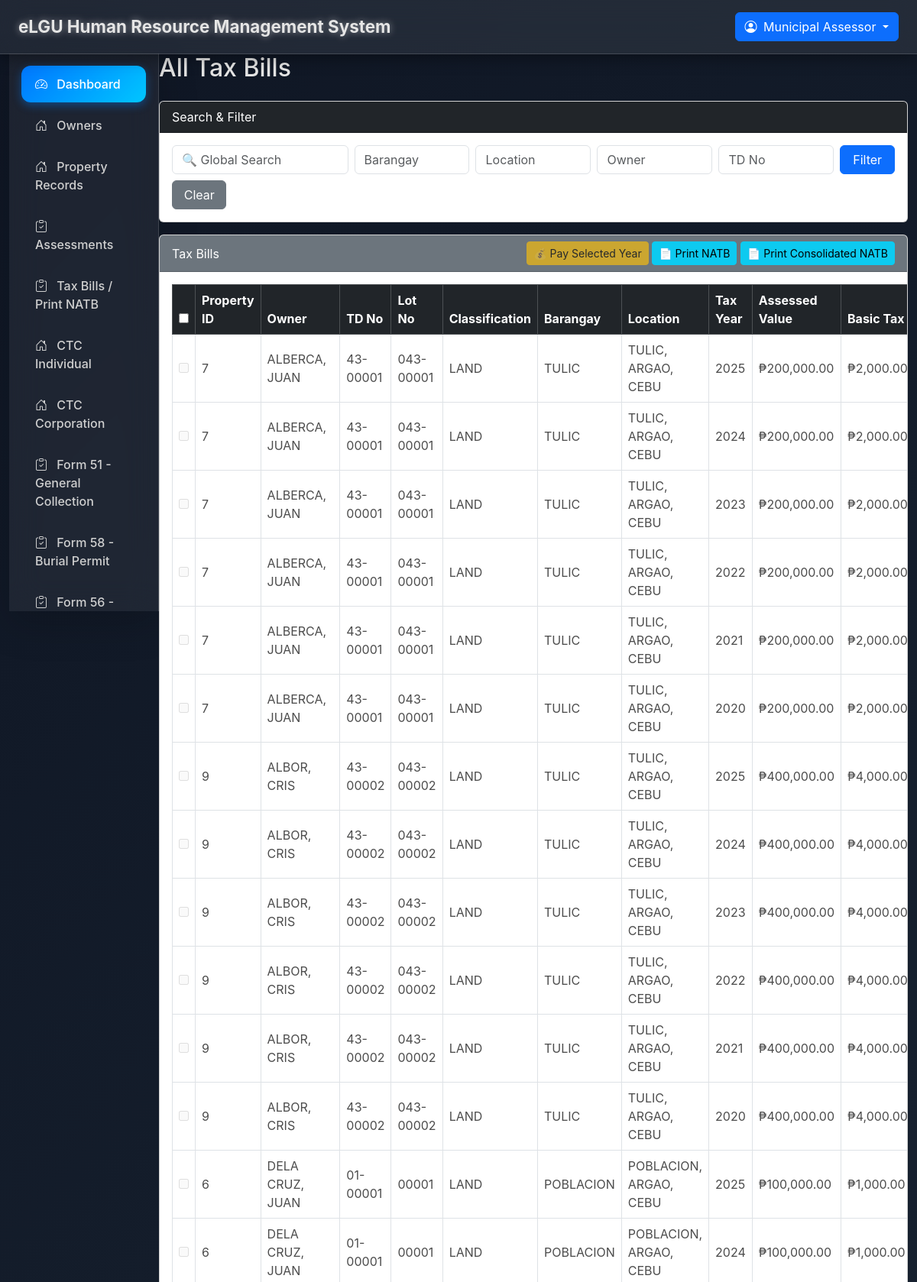
Screenshot of /assessor/tax_billsall.php (signed in, upper part) with the database file from the repository.
### tables this page shows
CREATE TABLE `tax_bills` (
  `id` int(11) NOT NULL,
  `assessment_id` int(11) NOT NULL,
  `tax_year` int(11) DEFAULT NULL,
  `assessed_value` decimal(15,2) NOT NULL,
  `basic_tax_rate` decimal(5,4) NOT NULL DEFAULT 0.0100,
  `basic_tax` decimal(15,2) NOT NULL,
  `sef_tax` decimal(15,2) NOT NULL,
  `tax_due` decimal(12,2) DEFAULT NULL,
  `adjustments` decimal(15,2) NOT NULL DEFAULT 0.00,
  `rptsp_no` varchar(50) NOT NULL,
  `bill_no` varchar(50) DEFAULT NULL,
  `issuance_date` date DEFAULT NULL,
  `due_date` date DEFAULT NULL,
  `total_amount` decimal(18,2) DEFAULT NULL,
  `paid_amount` decimal(18,2) DEFAULT 0.00,
  `pdf_path` varchar(500) DEFAULT NULL,
  `created_at` timestamp NOT NULL DEFAULT current_timestamp(),
  `updated_at` timestamp NOT NULL DEFAULT current_timestamp() ON UPDATE current_timestamp(),
  `issued_at` timestamp NOT NULL DEFAULT current_timestamp(),
  `status` enum('unpaid','paid') DEFAULT 'unpaid',
  `property_id` int(11) NOT NULL,
  `is_paid` tinyint(1) DEFAULT 0,
  `paid_at` datetime DEFAULT NULL,
  `payment_id` int(11) DEFAULT NULL,
  `date_paid` datetime DEFAULT NULL,
  `or_no` varchar(50) DEFAULT NULL
);

CREATE TABLE `properties` (
  `id` int(11) NOT NULL,
  `td_no` varchar(50) DEFAULT NULL,
  `lot_no` varchar(100) DEFAULT NULL,
  `location` varchar(255) DEFAULT NULL,
  `barangay` varchar(100) DEFAULT NULL,
  `classification` varchar(100) DEFAULT NULL,
  `assessed_value` decimal(18,2) DEFAULT 0.00,
  `effective_year` int(4) DEFAULT NULL,
  `revision_year` int(4) DEFAULT NULL,
  `owner_id` int(11) DEFAULT NULL,
  `notes` text DEFAULT NULL,
  `created_at` timestamp NOT NULL DEFAULT current_timestamp(),
  `updated_at` timestamp NOT NULL DEFAULT current_timestamp() ON UPDATE current_timestamp()
);

CREATE TABLE `owners` (
  `id` int(11) NOT NULL,
  `name` varchar(255) NOT NULL,
  `username` varchar(100) DEFAULT NULL,
  `email` varchar(255) DEFAULT NULL,
  `password` varchar(255) DEFAULT NULL,
  `address` text DEFAULT NULL,
  `tin` varchar(50) DEFAULT NULL,
  `contact_no` varchar(20) DEFAULT NULL,
  `created_at` timestamp NOT NULL DEFAULT current_timestamp()
);

CREATE TABLE `assessments` (
  `id` int(11) NOT NULL,
  `property_id` int(11) NOT NULL,
  `tax_year` int(4) NOT NULL,
  `year` smallint(6) NOT NULL,
  `assessed_value` decimal(18,2) NOT NULL,
  `basic_tax_rate` decimal(6,4) DEFAULT 0.0100,
  `basic_tax` decimal(18,2) DEFAULT NULL,
  `sef_rate` decimal(6,4) DEFAULT 0.1000,
  `sef_tax` decimal(18,2) DEFAULT NULL,
  `adjustments` decimal(18,2) DEFAULT 0.00,
  `status` enum('draft','finalized') DEFAULT 'draft',
  `created_by` int(11) DEFAULT NULL,
  `created_at` timestamp NOT NULL DEFAULT current_timestamp(),
  `discount` decimal(12,2) NOT NULL DEFAULT 0.00,
  `penalties` decimal(12,2) NOT NULL DEFAULT 0.00
);

### assessor/tax_billsall.php (the view, shortened to what this page needs)
<?php
require_once __DIR__ . '/../layouts/header.php';
require_once __DIR__ . '/../layouts/sidebar.php';
$limit = 50;
$page = isset($_GET['page']) ? max(1, intval($_GET['page'])) : 1;
$offset = ($page - 1) * $limit;
$globalFilter   = $_GET['search']    ?? '';
$barangayFilter = $_GET['barangay']  ?? '';
$locationFilter = $_GET['location']  ?? '';
$ownerFilter    = $_GET['owner']     ?? '';
$tdFilter       = $_GET['td_no']     ?? '';
$whereParts = [];
$whereSql = $whereParts ? "WHERE " . implode(" AND ", $whereParts) : "";
$res = $mysqli->query("
  SELECT tb.id AS bill_id, tb.tax_year, tb.rptsp_no, tb.status,
         p.id AS property_id, p.td_no, p.lot_no, p.location, p.barangay, p.classification, p.assessed_value,
         o.name AS owner_name,
         a.basic_tax, a.sef_tax, a.adjustments
  FROM tax_bills tb
  JOIN assessments a ON a.id = tb.assessment_id
  JOIN properties p ON p.id = a.property_id
  LEFT JOIN owners o ON o.id = p.owner_id
  $whereSql
  ORDER BY tb.id DESC
  LIMIT $limit OFFSET $offset
");
?>
<h2 class="mb-4">All Tax Bills</h2>
<div class="card mb-3">
  <div class="card-header bg-dark text-white">Search & Filter</div>
  <div class="card-body">
    <form method="get" class="row g-2">
      <div class="col-md-3">
        <input type="text" name="search" class="form-control" placeholder="🔍 Global Search"
               value="<?=htmlspecialchars($globalFilter)?>">
      </div>
      <div class="col-md-2"><input type="text" name="barangay" class="form-control" placeholder="Barangay" value="<?=htmlspecialchars($barangayFilter)?>"></div>
      <div class="col-md-2"><input type="text" name="location" class="form-control" placeholder="Location" value="<?=htmlspecialchars($locationFilter)?>"></div>
      <div class="col-md-2"><input type="text" name="owner" class="form-control" placeholder="Owner" value="<?=htmlspecialchars($ownerFilter)?>"></div>
      <div class="col-md-2"><input type="text" name="td_no" class="form-control" placeholder="TD No" value="<?=htmlspecialchars($tdFilter)?>"></div>
      <div class="col-md-1 d-grid"><button type="submit" class="btn btn-primary">Filter</button></div>
      <div class="col-md-1 d-grid"><a href="tax_billsall.php?page=1" class="btn btn-secondary">Clear</a></div>
    </form>
  </div>
</div>
<div class="card">
  <div class="card-header bg-secondary text-white d-flex justify-content-between align-items-center">
    <span>Tax Bills</span>
    <div>
        <button type="button" id="paySelected" class="btn btn-warning btn-sm" disabled>💰 Pay Selected Year</button>
        <button type="button" class="btn btn-info btn-sm" id="printNATB">📄 Print NATB</button>
        <button type="button" class="btn btn-info btn-sm" id="printConsolidated">📄 Print Consolidated NATB</button>
    </div>
  </div>
  <div class="card-body table-responsive">
    <table class="table table-bordered table-hover align-middle">
      <thead class="table-dark">
        <tr>
          <th><input type="checkbox" id="select_all"></th>
          <th>Property ID</th>
          <th>Owner</th>
          <th>TD No</th>
          <th>Lot No</th>
          <th>Classification</th>
          <th>Barangay</th>
          <th>Location</th>
          <th>Tax Year</th>
          <th>Assessed Value</th>
          <th>Basic Tax</th>
        </tr>
      </thead>
      <tbody>
      <?php if ($res && $res->num_rows > 0): ?>
        <?php while($row=$res->fetch_assoc()): ?>
          <?php
          $basic_tax = (float)$row['basic_tax'];
          $assessed_value = (float)$row['assessed_value'];
          $tax_year = (int)$row['tax_year'];
          $isPaid = strtolower($row['status']) === 'paid';
          ?>
          <tr class="<?= $isPaid ? 'paid-row' : '' ?>" <?= $isPaid ? 'title="Already Paid"' : '' ?>>
            <td>
              <input type="checkbox" name="selected_years[]" value="<?=$row['bill_id']?>"
                     <?= $isPaid ? 'disabled' : '' ?> class="bill-checkbox">
            </td>
            <td><?=$row['property_id']?></td>
            <td><?=htmlspecialchars($row['owner_name'])?></td>
            <td><?=htmlspecialchars($row['td_no'])?></td>
            <td><?=htmlspecialchars($row['lot_no'])?></td>
            <td><?=htmlspecialchars($row['classification'])?></td>
            <td><?=htmlspecialchars($row['barangay'])?></td>
            <td><?=htmlspecialchars($row['location'])?></td>
            <td><?=$tax_year?></td>
            <td>₱<?=number_format($assessed_value,2)?></td>
            <td>₱<?=number_format($basic_tax,2)?></td>
          </tr>
        <?php endwhile; ?>
      <?php else: ?>
        <tr><td colspan="18" class="text-center">No tax bills found.</td></tr>
      <?php endif; ?>
      </tbody>
    </table>
  </div>
</div>
<?php require_once __DIR__ . '/../layouts/footer.php'; ?>

### layouts/header.php (style rules this page uses)
body { background: linear-gradient(135deg, #0f1624, #1b2735); color: #e5e5e5; overflow-x: hidden; font-family: 'Inter', sans-serif; }

### assessor/tax_billsall.php (style rules this page uses)
.paid-row { background-color: #f0f0f0 !important; color: #777 !important; cursor: not-allowed; opacity: 0.7; }
.paid-row input[type="checkbox"] { cursor: not-allowed; }

### rows the page displays
tax_bills: property "7", owners.name "ALBERCA, JUAN", property.td_no "43-00001", property.lot_no "043-00001", property.classification "LAND", property.barangay "TULIC", property.location "TULIC, ARGAO, CEBU", tax_year "2025", property.assessed_value "200,000.00", assessment.basic_tax "2,000.00"
tax_bills: property "7", owners.name "ALBERCA, JUAN", property.td_no "43-00001", property.lot_no "043-00001", property.classification "LAND", property.barangay "TULIC", property.location "TULIC, ARGAO, CEBU", tax_year "2024", property.assessed_value "200,000.00", assessment.basic_tax "2,000.00"
tax_bills: property "7", owners.name "ALBERCA, JUAN", property.td_no "43-00001", property.lot_no "043-00001", property.classification "LAND", property.barangay "TULIC", property.location "TULIC, ARGAO, CEBU", tax_year "2023", property.assessed_value "200,000.00", assessment.basic_tax "2,000.00"
tax_bills: property "7", owners.name "ALBERCA, JUAN", property.td_no "43-00001", property.lot_no "043-00001", property.classification "LAND", property.barangay "TULIC", property.location "TULIC, ARGAO, CEBU", tax_year "2022", property.assessed_value "200,000.00", assessment.basic_tax "2,000.00"
tax_bills: property "7", owners.name "ALBERCA, JUAN", property.td_no "43-00001", property.lot_no "043-00001", property.classification "LAND", property.barangay "TULIC", property.location "TULIC, ARGAO, CEBU", tax_year "2021", property.assessed_value "200,000.00", assessment.basic_tax "2,000.00"
tax_bills: property "7", owners.name "ALBERCA, JUAN", property.td_no "43-00001", property.lot_no "043-00001", property.classification "LAND", property.barangay "TULIC", property.location "TULIC, ARGAO, CEBU", tax_year "2020", property.assessed_value "200,000.00", assessment.basic_tax "2,000.00"
tax_bills: property "9", owners.name "ALBOR, CRIS", property.td_no "43-00002", property.lot_no "043-00002", property.classification "LAND", property.barangay "TULIC", property.location "TULIC, ARGAO, CEBU", tax_year "2025", property.assessed_value "400,000.00", assessment.basic_tax "4,000.00"
tax_bills: property "9", owners.name "ALBOR, CRIS", property.td_no "43-00002", property.lot_no "043-00002", property.classification "LAND", property.barangay "TULIC", property.location "TULIC, ARGAO, CEBU", tax_year "2024", property.assessed_value "400,000.00", assessment.basic_tax "4,000.00"
tax_bills: property "9", owners.name "ALBOR, CRIS", property.td_no "43-00002", property.lot_no "043-00002", property.classification "LAND", property.barangay "TULIC", property.location "TULIC, ARGAO, CEBU", tax_year "2023", property.assessed_value "400,000.00", assessment.basic_tax "4,000.00"
tax_bills: property "9", owners.name "ALBOR, CRIS", property.td_no "43-00002", property.lot_no "043-00002", property.classification "LAND", property.barangay "TULIC", property.location "TULIC, ARGAO, CEBU", tax_year "2022", property.assessed_value "400,000.00", assessment.basic_tax "4,000.00"
tax_bills: property "9", owners.name "ALBOR, CRIS", property.td_no "43-00002", property.lot_no "043-00002", property.classification "LAND", property.barangay "TULIC", property.location "TULIC, ARGAO, CEBU", tax_year "2021", property.assessed_value "400,000.00", assessment.basic_tax "4,000.00"
tax_bills: property "9", owners.name "ALBOR, CRIS", property.td_no "43-00002", property.lot_no "043-00002", property.classification "LAND", property.barangay "TULIC", property.location "TULIC, ARGAO, CEBU", tax_year "2020", property.assessed_value "400,000.00", assessment.basic_tax "4,000.00"
tax_bills: property "6", owners.name "DELA CRUZ, JUAN", property.td_no "01-00001", property.lot_no "00001", property.classification "LAND", property.barangay "POBLACION", property.location "POBLACION, ARGAO, CEBU", tax_year "2025", property.assessed_value "100,000.00", assessment.basic_tax "1,000.00"
tax_bills: property "6", owners.name "DELA CRUZ, JUAN", property.td_no "01-00001", property.lot_no "00001", property.classification "LAND", property.barangay "POBLACION", property.location "POBLACION, ARGAO, CEBU", tax_year "2024", property.assessed_value "100,000.00", assessment.basic_tax "1,000.00"

### other values shown
SYSTEM_NAME "eLGU Human Resource Management System"
$_SESSION['name'] "Municipal Assessor"
